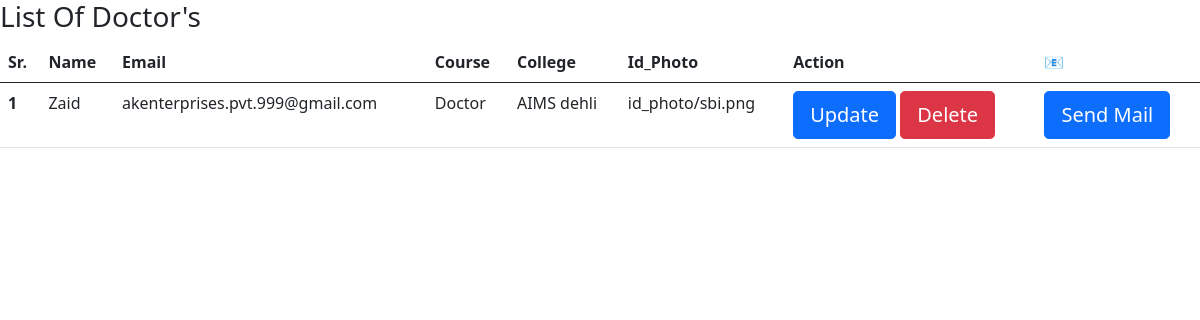
Screenshot of /doctor with the database file from the repository.
### home/models.py (models this page shows)
class Student(models.Model):
    name=models.CharField(max_length=50)
    course=models.CharField(max_length=50)
    college=models.CharField(max_length=50)
    mail=models.CharField(max_length=50, default='abc@gmail.com')
    id_card=models.FileField(upload_to='id_photo')

### home/views.py (the view)
# urls.py: path('doctor',views.doctor),
def doctor(request):
    data=Student.objects.filter(course='Doctor')
    return render(request, 'doctor.html', {'data':data})

### home/templates/doctor.html (shortened to what this page needs)
{% extends "base.html" %}
{% block body %}
<h3>List Of Doctor's</h3>
  <table class="table">
    <thead class="thead-light">
      <tr>
        <th scope="col">Sr.</th>
        <th scope="col">Name</th>
        <th scope="col">Email</th>
        <th scope="col">Course</th>
        <th scope="col">College</th>
        <th scope="col">Id_Photo</th>
        <th scope="col">Action</th>
        <th scope="col">&#128231;</th>
      </tr>
    </thead>
    <tbody>
        {% for i in data %}
      <tr>
        <th scope="row">{{forloop.counter}}</th>
        <td>{{i.name}}</td>
        <td>{{i.mail}}</td>
        <td>{{i.course}}</td>
        <td>{{i.college}}</td>
        <td>{{i.id_card}}</td>
        <td><a href="update/{{i.id}}" class="btn btn-primary btn-lg" role="button">Update</a>
            <a href="delete/{{i.id}}" class="btn btn-danger btn-lg" role="button">Delete</a></td>
        <td><a href="mail/{{i.id}}" class="btn btn-primary btn-lg" role="button">Send Mail</a>
        </td>
      </tr>
      {% endfor %}
    </tbody>
  </table>
{% endblock body %}

### rows the page displays
Student: name "Zaid", mail "akenterprises.pvt.999@gmail.com", course "Doctor", college "AIMS dehli", id_card "id_photo/sbi.png"
